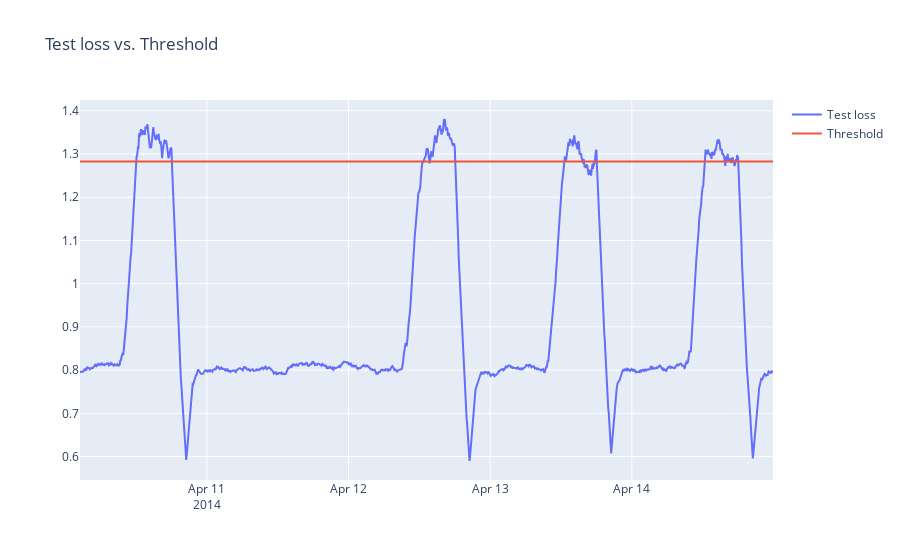

Write notebook code for a chart like this one.
### Code cell
fig = go.Figure()
fig.add_trace(go.Scatter(x=anomaly_df['timestamp'], y=anomaly_df['loss'], name='Test loss'))
fig.add_trace(go.Scatter(x=anomaly_df['timestamp'], y=anomaly_df['threshold'], name='Threshold'))
fig.update_layout(showlegend=True, title='Test loss vs. Threshold')
fig.show()

### Figure 1 — Plotly figure (JSON) as saved in the notebook; plotly's stock layout.template omitted (floating-point values rounded to 4 significant figures; data arrays with more than 128 entries replaced by an {"elided": "..."} marker saying what was removed)
{"data": [{"name": "Test loss", "type": "scatter", "x": {"elided": "1410 str values"}, "y": {"elided": "1410 float values"}}, {"name": "Threshold", "type": "scatter", "x": {"elided": "1410 str values"}, "y": {"elided": "1410 float values"}}], "layout": {"showlegend": true, "title": {"text": "Test loss vs. Threshold"}}}
